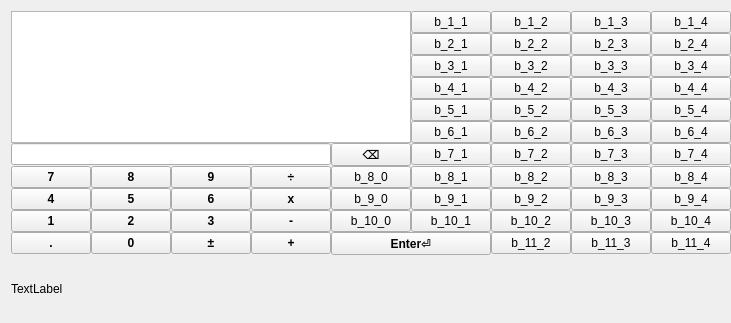
<?xml version="1.0" encoding="UTF-8"?>
<ui version="4.0">
 <class>RpnKeypad</class>
 <widget class="QWidget" name="RpnKeypad">
  <property name="modal" stdset="0">
   <bool>false</bool>
  </property>
  <property name="geometry">
   <rect>
    <x>0</x>
    <y>0</y>
    <width>658</width>
    <height>323</height>
   </rect>
  </property>
  <property name="windowTitle">
   <string>RPN Calc</string>
  </property>
  <layout class="QVBoxLayout" name="verticalLayout">
   <property name="spacing">
    <number>0</number>
   </property>
   <property name="rightMargin">
    <number>0</number>
   </property>
   <property name="bottomMargin">
    <number>0</number>
   </property>
   <item>
    <layout class="QGridLayout" name="gridLayout" rowstretch="0,0,0,0,0,0,0,0,0,0,0" columnstretch="0,0,0,0,0,0,0,0,0,0">
     <property name="sizeConstraint">
      <enum>QLayout::SetDefaultConstraint</enum>
     </property>
     <property name="spacing">
      <number>0</number>
     </property>
     <item row="10" column="3">
      <widget class="QPushButton" name="button_add">
       <property name="styleSheet">
        <string notr="true">    font: bold;</string>
       </property>
       <property name="text">
        <string>+</string>
       </property>
      </widget>
     </item>
     <item row="8" column="3">
      <widget class="QPushButton" name="button_multiply">
       <property name="styleSheet">
        <string notr="true">    font: bold;</string>
       </property>
       <property name="text">
        <string>x</string>
       </property>
      </widget>
     </item>
     <item row="10" column="0">
      <widget class="QPushButton" name="button_dot">
       <property name="styleSheet">
        <string notr="true">    font: bold;</string>
       </property>
       <property name="text">
        <string>.</string>
       </property>
      </widget>
     </item>
     <item row="9" column="0">
      <widget class="QPushButton" name="button_1">
       <property name="styleSheet">
        <string notr="true">    font: bold;</string>
       </property>
       <property name="text">
        <string>1</string>
       </property>
      </widget>
     </item>
     <item row="6" column="4">
      <widget class="QPushButton" name="button_back">
       <property name="styleSheet">
        <string notr="true">    font: bold;</string>
       </property>
       <property name="text">
        <string>⌫</string>
       </property>
      </widget>
     </item>
     <item row="8" column="0">
      <widget class="QPushButton" name="button_4">
       <property name="styleSheet">
        <string notr="true">    font: bold;</string>
       </property>
       <property name="text">
        <string>4</string>
       </property>
      </widget>
     </item>
     <item row="10" column="1">
      <widget class="QPushButton" name="button_0">
       <property name="styleSheet">
        <string notr="true">    font: bold;</string>
       </property>
       <property name="text">
        <string>0</string>
       </property>
      </widget>
     </item>
     <item row="10" column="4" colspan="2">
      <widget class="QPushButton" name="button_enter">
       <property name="styleSheet">
        <string notr="true">    font: bold;</string>
       </property>
       <property name="text">
        <string>Enter⏎</string>
       </property>
      </widget>
     </item>
     <item row="7" column="1">
      <widget class="QPushButton" name="button_8">
       <property name="styleSheet">
        <string notr="true">    font: bold;</string>
       </property>
       <property name="text">
        <string>8</string>
       </property>
      </widget>
     </item>
     <item row="0" column="0" rowspan="6" colspan="5">
      <widget class="QTextEdit" name="textEdit"/>
     </item>
     <item row="8" column="1">
      <widget class="QPushButton" name="button_5">
       <property name="styleSheet">
        <string notr="true">    font: bold;</string>
       </property>
       <property name="text">
        <string>5</string>
       </property>
      </widget>
     </item>
     <item row="6" column="0" colspan="4">
      <widget class="QLineEdit" name="lineEdit"/>
     </item>
     <item row="9" column="3">
      <widget class="QPushButton" name="button_subtract">
       <property name="styleSheet">
        <string notr="true">    font: bold;</string>
       </property>
       <property name="text">
        <string>-</string>
       </property>
      </widget>
     </item>
     <item row="9" column="1">
      <widget class="QPushButton" name="button_2">
       <property name="styleSheet">
        <string notr="true">    font: bold;</string>
       </property>
       <property name="text">
        <string>2</string>
       </property>
      </widget>
     </item>
     <item row="7" column="2">
      <widget class="QPushButton" name="button_9">
       <property name="styleSheet">
        <string notr="true">    font: bold;</string>
       </property>
       <property name="text">
        <string>9</string>
       </property>
      </widget>
     </item>
     <item row="7" column="0">
      <widget class="QPushButton" name="button_7">
       <property name="styleSheet">
        <string notr="true">    font: bold;</string>
       </property>
       <property name="text">
        <string>7</string>
       </property>
      </widget>
     </item>
     <item row="7" column="3">
      <widget class="QPushButton" name="button_divide">
       <property name="styleSheet">
        <string notr="true">    font: bold;</string>
       </property>
       <property name="text">
        <string>÷</string>
       </property>
      </widget>
     </item>
     <item row="10" column="2">
      <widget class="QPushButton" name="button_chs">
       <property name="styleSheet">
        <string notr="true">    font: bold;</string>
       </property>
       <property name="text">
        <string>±</string>
       </property>
      </widget>
     </item>
     <item row="9" column="2">
      <widget class="QPushButton" name="button_3">
       <property name="styleSheet">
        <string notr="true">    font: bold;</string>
       </property>
       <property name="text">
        <string>3</string>
       </property>
      </widget>
     </item>
     <item row="8" column="2">
      <widget class="QPushButton" name="button_6">
       <property name="styleSheet">
        <string notr="true">    font: bold;</string>
       </property>
       <property name="text">
        <string>6</string>
       </property>
      </widget>
     </item>
     <item row="7" column="4">
      <widget class="QPushButton" name="pb_8_0">
       <property name="text">
        <string>b_8_0</string>
       </property>
      </widget>
     </item>
     <item row="8" column="4">
      <widget class="QPushButton" name="pb_9_0">
       <property name="text">
        <string>b_9_0</string>
       </property>
      </widget>
     </item>
     <item row="9" column="4">
      <widget class="QPushButton" name="pb_10_0">
       <property name="text">
        <string>b_10_0</string>
       </property>
      </widget>
     </item>
     <item row="0" column="5">
      <widget class="QPushButton" name="pb_1_1">
       <property name="text">
        <string>b_1_1</string>
       </property>
      </widget>
     </item>
     <item row="0" column="6">
      <widget class="QPushButton" name="pb_1_2">
       <property name="text">
        <string>b_1_2</string>
       </property>
      </widget>
     </item>
     <item row="1" column="5">
      <widget class="QPushButton" name="pb_2_1">
       <property name="text">
        <string>b_2_1</string>
       </property>
      </widget>
     </item>
     <item row="2" column="5">
      <widget class="QPushButton" name="pb_3_1">
       <property name="text">
        <string>b_3_1</string>
       </property>
      </widget>
     </item>
     <item row="3" column="5">
      <widget class="QPushButton" name="pb_4_1">
       <property name="text">
        <string>b_4_1</string>
       </property>
      </widget>
     </item>
     <item row="4" column="5">
      <widget class="QPushButton" name="pb_5_1">
       <property name="text">
        <string>b_5_1</string>
       </property>
      </widget>
     </item>
     <item row="5" column="5">
      <widget class="QPushButton" name="pb_6_1">
       <property name="text">
        <string>b_6_1</string>
       </property>
      </widget>
     </item>
     <item row="6" column="5">
      <widget class="QPushButton" name="pb_7_1">
       <property name="text">
        <string>b_7_1</string>
       </property>
      </widget>
     </item>
     <item row="7" column="5">
      <widget class="QPushButton" name="pb_8_1">
       <property name="text">
        <string>b_8_1</string>
       </property>
      </widget>
     </item>
     <item row="8" column="5">
      <widget class="QPushButton" name="pb_9_1">
       <property name="text">
        <string>b_9_1</string>
       </property>
      </widget>
     </item>
     <item row="9" column="5">
      <widget class="QPushButton" name="pb_10_1">
       <property name="text">
        <string>b_10_1</string>
       </property>
      </widget>
     </item>
     <item row="1" column="6">
      <widget class="QPushButton" name="pb_2_2">
       <property name="text">
        <string>b_2_2</string>
       </property>
      </widget>
     </item>
     <item row="2" column="6">
      <widget class="QPushButton" name="pb_3_2">
       <property name="text">
        <string>b_3_2</string>
       </property>
      </widget>
     </item>
     <item row="3" column="6">
      <widget class="QPushButton" name="pb_4_2">
       <property name="text">
        <string>b_4_2</string>
       </property>
      </widget>
     </item>
     <item row="4" column="6">
      <widget class="QPushButton" name="pb_5_2">
       <property name="text">
        <string>b_5_2</string>
       </property>
      </widget>
     </item>
     <item row="5" column="6">
      <widget class="QPushButton" name="pb_6_2">
       <property name="text">
        <string>b_6_2</string>
       </property>
      </widget>
     </item>
     <item row="6" column="6">
      <widget class="QPushButton" name="pb_7_2">
       <property name="text">
        <string>b_7_2</string>
       </property>
      </widget>
     </item>
     <item row="7" column="6">
      <widget class="QPushButton" name="pb_8_2">
       <property name="text">
        <string>b_8_2</string>
       </property>
      </widget>
     </item>
     <item row="8" column="6">
      <widget class="QPushButton" name="pb_9_2">
       <property name="text">
        <string>b_9_2</string>
       </property>
      </widget>
     </item>
     <item row="9" column="6">
      <widget class="QPushButton" name="pb_10_2">
       <property name="text">
        <string>b_10_2</string>
       </property>
      </widget>
     </item>
     <item row="10" column="6">
      <widget class="QPushButton" name="pb_11_2">
       <property name="text">
        <string>b_11_2</string>
       </property>
      </widget>
     </item>
     <item row="0" column="7">
      <widget class="QPushButton" name="pb_1_3">
       <property name="text">
        <string>b_1_3</string>
       </property>
      </widget>
     </item>
     <item row="1" column="7">
      <widget class="QPushButton" name="pb_2_3">
       <property name="text">
        <string>b_2_3</string>
       </property>
      </widget>
     </item>
     <item row="2" column="7">
      <widget class="QPushButton" name="pb_3_3">
       <property name="text">
        <string>b_3_3</string>
       </property>
      </widget>
     </item>
     <item row="3" column="7">
      <widget class="QPushButton" name="pb_4_3">
       <property name="text">
        <string>b_4_3</string>
       </property>
      </widget>
     </item>
     <item row="4" column="7">
      <widget class="QPushButton" name="pb_5_3">
       <property name="text">
        <string>b_5_3</string>
       </property>
      </widget>
     </item>
     <item row="5" column="7">
      <widget class="QPushButton" name="pb_6_3">
       <property name="text">
        <string>b_6_3</string>
       </property>
      </widget>
     </item>
     <item row="6" column="7">
      <widget class="QPushButton" name="pb_7_3">
       <property name="text">
        <string>b_7_3</string>
       </property>
      </widget>
     </item>
     <item row="7" column="7">
      <widget class="QPushButton" name="pb_8_3">
       <property name="text">
        <string>b_8_3</string>
       </property>
      </widget>
     </item>
     <item row="8" column="7">
      <widget class="QPushButton" name="pb_9_3">
       <property name="text">
        <string>b_9_3</string>
       </property>
      </widget>
     </item>
     <item row="9" column="7">
      <widget class="QPushButton" name="pb_10_3">
       <property name="text">
        <string>b_10_3</string>
       </property>
      </widget>
     </item>
     <item row="10" column="7">
      <widget class="QPushButton" name="pb_11_3">
       <property name="text">
        <string>b_11_3</string>
       </property>
      </widget>
     </item>
     <item row="0" column="9">
      <widget class="QPushButton" name="pb_1_4">
       <property name="text">
        <string>b_1_4</string>
       </property>
      </widget>
     </item>
     <item row="1" column="9">
      <widget class="QPushButton" name="pb_2_4">
       <property name="text">
        <string>b_2_4</string>
       </property>
      </widget>
     </item>
     <item row="2" column="9">
      <widget class="QPushButton" name="pb_3_4">
       <property name="text">
        <string>b_3_4</string>
       </property>
      </widget>
     </item>
     <item row="3" column="9">
      <widget class="QPushButton" name="pb_4_4">
       <property name="text">
        <string>b_4_4</string>
       </property>
      </widget>
     </item>
     <item row="4" column="9">
      <widget class="QPushButton" name="pb_5_4">
       <property name="text">
        <string>b_5_4</string>
       </property>
      </widget>
     </item>
     <item row="5" column="9">
      <widget class="QPushButton" name="pb_6_4">
       <property name="text">
        <string>b_6_4</string>
       </property>
      </widget>
     </item>
     <item row="6" column="9">
      <widget class="QPushButton" name="pb_7_4">
       <property name="text">
        <string>b_7_4</string>
       </property>
      </widget>
     </item>
     <item row="7" column="9">
      <widget class="QPushButton" name="pb_8_4">
       <property name="text">
        <string>b_8_4</string>
       </property>
      </widget>
     </item>
     <item row="8" column="9">
      <widget class="QPushButton" name="pb_9_4">
       <property name="text">
        <string>b_9_4</string>
       </property>
      </widget>
     </item>
     <item row="9" column="9">
      <widget class="QPushButton" name="pb_10_4">
       <property name="text">
        <string>b_10_4</string>
       </property>
      </widget>
     </item>
     <item row="10" column="9">
      <widget class="QPushButton" name="pb_11_4">
       <property name="text">
        <string>b_11_4</string>
       </property>
      </widget>
     </item>
    </layout>
   </item>
   <item>
    <widget class="QLabel" name="statusLabel">
     <property name="text">
      <string>TextLabel</string>
     </property>
    </widget>
   </item>
  </layout>
 </widget>
 <resources/>
 <connections/>
</ui>
